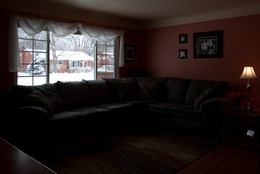
%> input picture Assignment 3/underexposed.jpg, 260 x 174 px, shrunk from 1000 x 669 before the run
$ octave Vincenzo_Pallini_907303.m   (GNU Octave 9; MATLAB toolbox functions it lacks are replaced by stand-ins)
%> lines starting %> are read from the running program, lines starting %| are printed output that depends on the picture
im = imread('underexposed.jpg');
%> im is the input picture: size 174x260x3 uint8; mean R, G, B 42.4, 33.2, 31.3
figure(1), clf, imshow(im), title('Immagine Originale')

%% Gamma correction globale
im = im2double(im);
%> im: size 174x260x3 double

gamma=0.4;
im1 = im.^gamma;
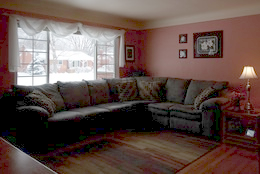
%> im1: size 174x260x3 double; mean R, G, B 0.389, 0.311, 0.288

gamma=4;
im2 = im.^gamma;
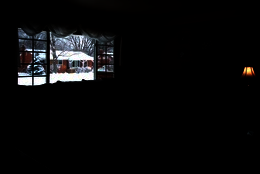
%> im2: size 174x260x3 double; mean R, G, B 0.04, 0.0402, 0.0425

figure(2),clf
subplot(1,2,1), imshow(im1), title('Gamma = 0.4')
subplot(1,2,2), imshow(im2), title('Gamma = 4')

% Converto in YCbCr
Ycbcr = rgb2ycbcr(im);
%> Ycbcr: size 174x260x3 double; mean of channels 1, 2, 3 0.183, 0.493, 0.518

% Estraggo il canale Y
canaleY = double(Ycbcr(:,:,1)) * 255;
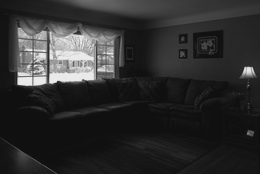
%> canaleY: size 174x260 double; min 16, max 235, mean 46.7

% Calcolo la maschera invertendo il canale Y
Mask = 255 - canaleY;

% Filtro Gaussiano
sigma = 15;
Mask_blurred_gaussian = imgaussfilt(Mask, sigma);
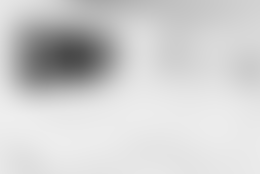
%> Mask_blurred_gaussian: size 174x260 double; min 73.95, max 238.4, mean 208.4

Exponent_gaussian = 2 .^ ((128 - Mask_blurred_gaussian) / 128);
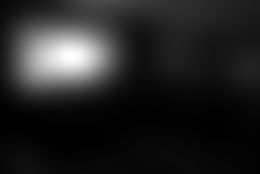
%> Exponent_gaussian: size 174x260 double; min 0.55, max 1.34, mean 0.661; drawn with min black and max white
nuovoCanaleY_gaussian = 255 * (canaleY/255) .^ Exponent_gaussian;

% Normalizzo i valori tra 0 e 1
nuovoCanaleY_gaussian = nuovoCanaleY_gaussian / 255;

% Sovrascrivo il canale Y con il nuovo canale
Ycbcr_gaussian = Ycbcr;
Ycbcr_gaussian(:,:,1) = nuovoCanaleY_gaussian;
%> Ycbcr_gaussian: size 174x260x3 double; mean of channels 1, 2, 3 0.312, 0.493, 0.518

% Riconverto in RGB
imc_gaussian = ycbcr2rgb(Ycbcr_gaussian);
figure, imshow(imc_gaussian), title('Gamma Correction Adattativa con Filtro Gaussiano')

% Filtro Bilaterale
degreeOfSmoothing = 0.05;
spatialSigma = 15;
Mask_blurred_bilateral = imbilatfilt(Mask, degreeOfSmoothing, spatialSigma);

Exponent_bilateral = 2 .^ ((128 - Mask_blurred_bilateral) / 128);
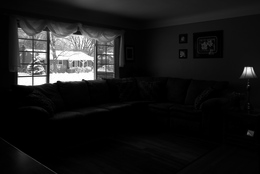
%> Exponent_bilateral: size 174x260 double; min 0.548, max 1.79, mean 0.676; drawn with min black and max white
nuovoCanaleY_bilateral = 255 * (canaleY/255) .^ Exponent_bilateral;

% Normalizzo i valori tra 0 e 1
nuovoCanaleY_bilateral = nuovoCanaleY_bilateral / 255;

% Sovrascrivo il canale Y con il nuovo canale
Ycbcr_bilateral = Ycbcr;
Ycbcr_bilateral(:,:,1) = nuovoCanaleY_bilateral;
%> Ycbcr_bilateral: size 174x260x3 double; mean of channels 1, 2, 3 0.315, 0.493, 0.518

% Riconverto in RGB
imc_bilateral = ycbcr2rgb(Ycbcr_bilateral);
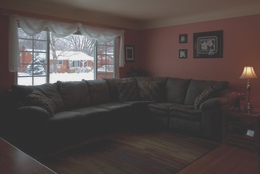
%> imc_bilateral: size 174x260x3 double; mean R, G, B 0.32, 0.284, 0.277
figure, imshow(imc_bilateral), title('Gamma Correction Adattativa con Filtro Bilaterale')

imwrite(imc_gaussian, 'output_gaussian.jpg');
imwrite(imc_bilateral, 'output_bilateral.jpg');
